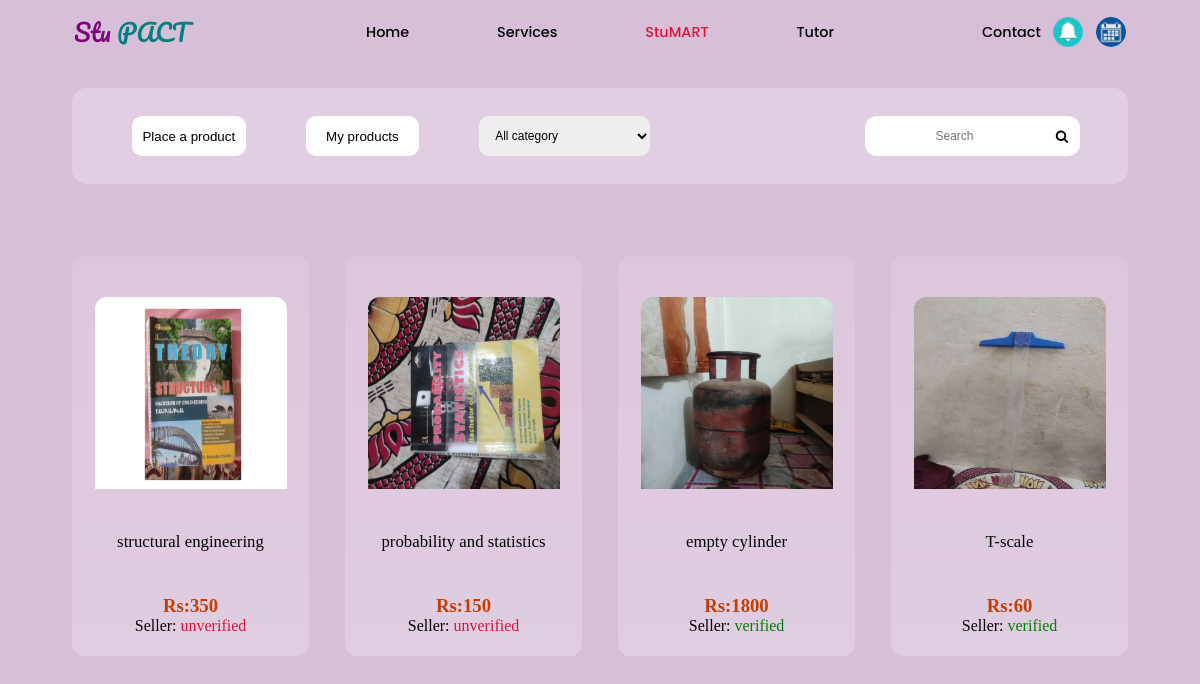
The page /stumart (signed in) on the database its author committed.
### dataforstupact/models.py (models this page shows)
class stumartmodel(models.Model):
    id=models.UUIDField(primary_key=True,default=uuid.uuid4)
    title=models.CharField(max_length=30,blank=True)
    username=models.CharField(max_length=30)
    image=models.ImageField(upload_to="stumart/products/",blank=True)
    price=models.IntegerField(default=0)
    details=models.TextField(blank=True)
    category=models.CharField(max_length=30,default="other")
    time=models.DateTimeField(auto_now_add=True,blank=True)
    verify=models.BooleanField(default=False,blank=True)

### stupact/views.py (the view)
# urls.py: path('stumart',views.stumartfunc,name="stumart"),
def stumartfunc(request):
    variable=stumartmodel.objects.all()
    user=mymodel.objects.get(username=request.session["Username"])
    if len(user.phonenumber)<10 or len(user.first_name)<3 or len(user.last_name)<3:
        check=1
    else:
        check=0
    data=list()
    if request.method=="POST":
        value=request.POST.get("search")
        allobj=[i.title for i in variable]
        allobj2=[i for i in allobj if i[0:len(value)]==value]
        variable=[i for i in variable if i.title in allobj2 ]
    for i in variable:
        if i.username!=request.session["Username"] and i.verify == False:
            temp=dict()
            temp["id"]=i.id
            temp["verify"]=mymodel.objects.get(username=i.username).verified
            temp["username"]=i.username
            temp["title"]=i.title
            temp["image"]=i.image
            temp["price"]=i.price
            temp["discription"]=i.details
            temp["time"]=timeagofunc(i.time)
            data.append(temp)
    paginate=Paginator(data,8)
    pageno=request.GET.get("page")
    page=paginate.get_page(pageno)
    data2={
        "itemlist":page,
        "category":"all",
        "check":check,
        "count":range(1,paginate.num_pages+1)
    }
    return render(request,"stumart.html",data2)

### stupact/views.py (called while the page is built)
def timeagofunc(time):
            today = datetime.now(timezone.utc)
            diff=today-time
            diff=str(diff).split(':')
            diff=[i[0:2] for i in diff]
            times=["secs","mins","hrs","days","months","years"]
            ans=""
            try:
                diff.remove('0')
                diff.remove('00')
            except:
                pass
            ans=diff[0]+times[len(diff)-1]
            return(ans)

### templates/stumart.html
{% include 'navbar.html' %}
{% include "stumart/topbar.html" %}
<section class="items">
    {% for i in itemlist %}
    <div  onclick="location.href='{% url "productinfo" i.id %}'" class="singleitem" style="position:relative;">
        <img style="height:16vw;width:16vw;margin-top:2.5vh;border-radius:12px 12px 0px 0px;" src="/media/{{i.image}}">
        <p style="font-family:Patrick Hand;font-size: 1.4vw;font-family:Roboto-Regular;">{{i.title}}</p>
        <div id="details">
        <h3 style="color:rgb(196, 62, 0);">Rs:{{i.price}}</h3>
        <p>Seller:
            {% if i.verify == False %}<span style="color:crimson;">unverified</span>
            {% else %}
            <span style="color:green;">verified</p>
                {% endif %}
        </p>
    </div>
    </div>
    {% endfor %}
</section>
</main>
{% include "stumart/paginate.html" %}
<br><br><br>
</body>
</html>

### static/navbar.css (style rules this page uses)
* { margin: 0px; padding: 0px; }
:root { --font:'Patrick Hand'; }
body { background-color: thistle; }

### static/stumart.css (style rules this page uses)
* { margin: 0px; padding: 0px; }
:root { --font: 'Patrick Hand'; }
body { overflow: overlay ; }
.items { position: relative; left: 3vw; width: 94vw; top: 3vh; bottom: 3vh; display: flex; flex-wrap: wrap; justify-content: flex-start; }
.items>div { box-sizing: border-box; display: flex; flex-direction: column; height: 50vh; width: 19.75vw; background-image: linear-gradient(to bottom,rgba(255, 255, 255, 0.116),rgba(255, 255, 255, 0.219)); border-radius: 12px; margin-left: 3vw; margin-top: 6vh; }
.singleitem, #details { display: flex; align-items:baseline; flex-direction: column; justify-content: space-around; align-items: center; }

### rows shown on the page
stumartmodel: image (picture), title "structural engineering"
stumartmodel: image (picture), title "probability and statistics"
stumartmodel: image (picture), title "empty cylinder"
stumartmodel: image (picture), title "T-scale"

### other values the page prints
{{ i.price }} "350" "150" "1800" "60"
